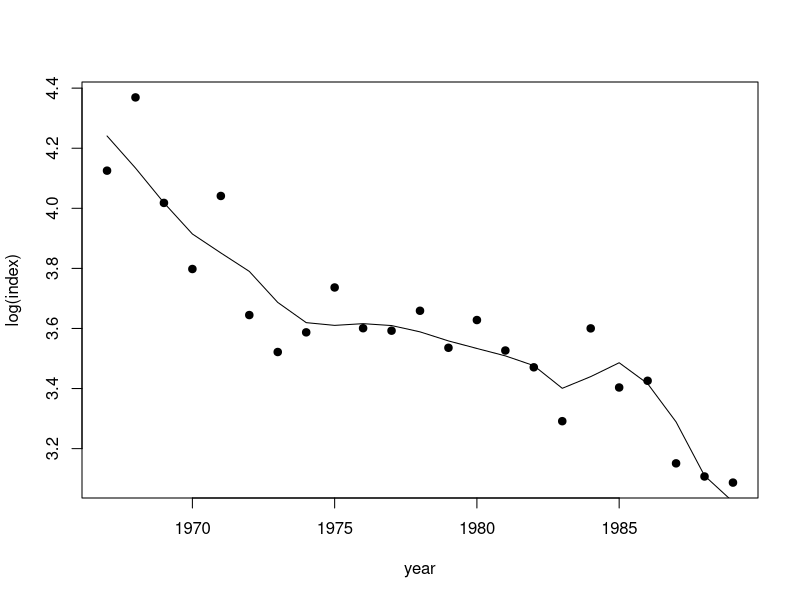
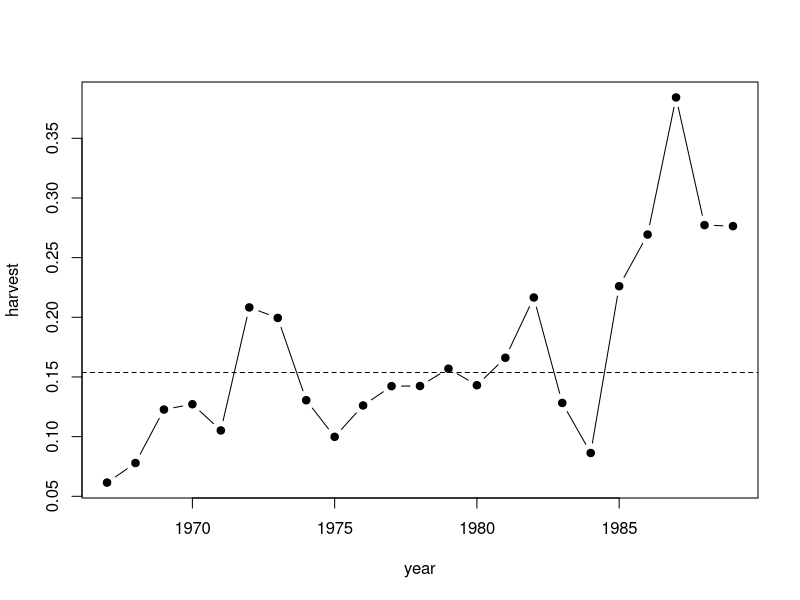
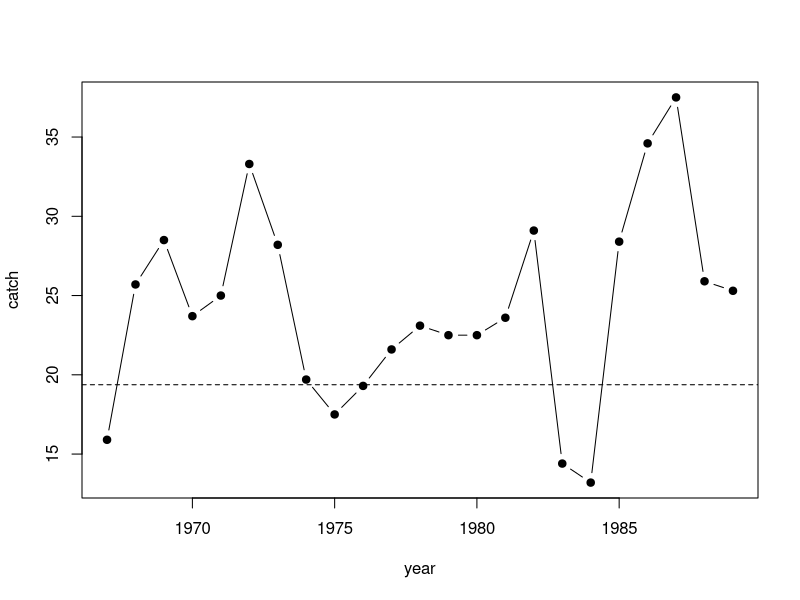
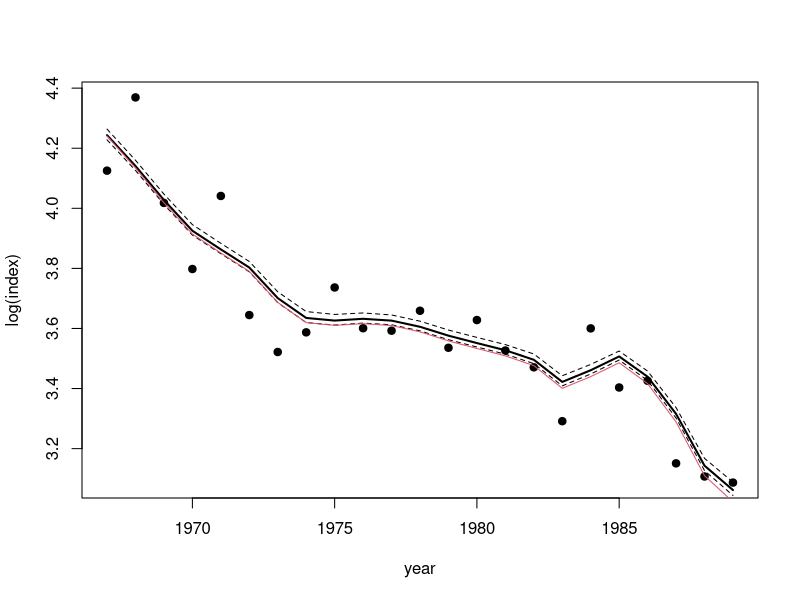
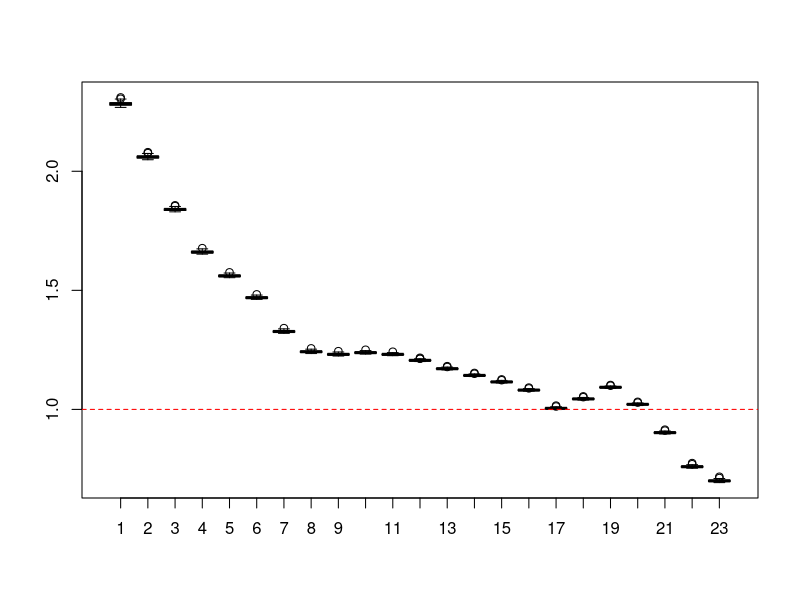
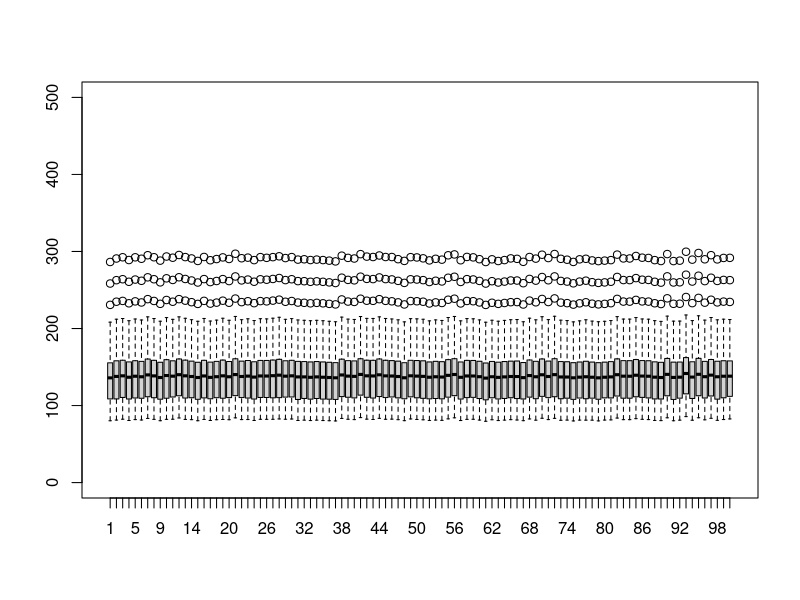

Write the R code that produced these figures, in order.
# SP_Steve - Biomass dynamics (aka Surplus Production)
# This script shows the steps followed to fit an biomass dynamic model to albacore

# Copyright 2011-12 Iago Mosqueira & Ernesto Jardim, EC JRC

#==============================================================================
# Load Albacore data from Polacheck, 1993.
#==============================================================================
alb <- read.table('R-demo/albacore.dat', sep='\t', header=TRUE)
attach(alb)

#==============================================================================
# Auxiliary functions
#==============================================================================

#------------------------------------------------------------------------------
# sp.sc
#   This function applies a Schaefer surplus production model and returns the log SS2
#   Estimated parameters are r, K, q (renamed Q for safety) and b0 (virgin biomass).
#------------------------------------------------------------------------------

sp.sc <- function(params, index=index){
  r <- params[1]
  K <- params[2]
  b0 <- params[3]
  Q <- params[4]

  biomass <- rep(b0, length(catch))

  for(y in seq(2, length(catch))){
    biomass[y] <- max(biomass[y-1] + biomass[y-1] * r - (r/K) * biomass[y-1]^2 - catch[y-1], 1e-4)
  }
  return(sum(log(index/(Q*biomass))^2))
}

#------------------------------------------------------------------------------
# getBiomass
#   This function computes biomass from catch considering a Schaefer surplus
#   production model
#------------------------------------------------------------------------------

getBiomass <- function(r, K, b0, catch){
  biomass <- rep(b0, length(catch))

  for(y in seq(2, length(catch))){
    biomass[y] <- max(biomass[y-1] + biomass[y-1] * r - (r/K) * biomass[y-1]^2 - catch[y-1], 1e-4)
  }
  return(biomass)
}


#==============================================================================
# Modeling
#==============================================================================

#------------------------------------------------------------------------------
# We call optim(), using the 'L-BFGS-B' methods, that allows bounds to be defined.
#   starting values: r=0.5, K = max(catch) * 10, B0 = max(catch) * 10, q = 0.25.
#   bounds: 1e-8 > r < 1, max(catch) > K < Inf, max(catch) > Q < Inf, 1e-8 < q > 1e5
#------------------------------------------------------------------------------

res <- optim(c(0.5, max(catch)*10, max(catch)*10, 0.25), sp.sc,
  method="L-BFGS-B",
  lower=c(1e-8, max(catch), max(catch), 1e-8),
  upper=c(1, Inf, Inf, 1e5),
  control=list(trace=1, parscale=c(0.5, max(catch)*10, max(catch)*10, 0.25)),
  index=index)

# results
r <- res$par[1]
K <- res$par[2]
b0 <- res$par[3]
Q <- res$par[4]

biomass <- getBiomass(r, K, b0, catch)

#------------------------------------------------------------------------------
# diagnostics
#------------------------------------------------------------------------------

# plot CPUE fit
plot(year, log(index), pch=19)
lines(year, log(Q*biomass))

effort <- catch/index
harvest <- Q*effort

Fmsy <- r/2
Bmsy <- K/2
MSY <- Fmsy * Bmsy

# plot fishing mortality
plot(year, harvest, type='b', pch=19)
  abline(Fmsy, 0, lty=2)

# plot catch vs. MSY
plot(year, catch, type='b', pch=19)
  abline(MSY, 0, lty=2)

resid <- log(index/(Q*biomass))

#==============================================================================
# Bootstrap - compute confidence intervals
#==============================================================================

# number of iterations
iter <- 100

# matrix for bootstraped residuals
boot <- matrix(NA, nrow=iter, ncol=length(resid))
for(i in 1:iter)
  # fill up each row by resampling with replacement
  boot[i,] <- sample(resid, replace=TRUE)

# calculate indices as exp(x) + Q * biomass
boot <- apply(boot, 1, function(x) exp(x) + Q * biomass)

# matrix for estimated parameters
params <- matrix(NA, ncol=4, nrow=iter,
  dimnames=list(iter=1:iter, params=c('r', 'K', 'B0', 'q')))

# matrix for biomass
bioms <- matrix(NA, ncol=23, nrow=iter,
  dimnames=list(iter=1:iter, year=1:23))

# fit models with bootstraped indices
for(i in 1:iter)
{
  cat("------ iter: ", i, "------\n")
  params[i,] <- optim(c(0.5, max(catch)*10, max(catch)*10, 0.25), sp.sc,
  method="L-BFGS-B", lower=c(1e-8, max(catch), max(catch), 1e-8),
  upper=c(1, Inf, Inf, 1e5), control=list(trace=1, parscale=c(0.5, max(catch)*10,
  max(catch)*10, 0.25)), index=boot[,i])$par

  # and calculate biomasses
  bioms[i,] <- getBiomass(params[i,1],params[i,2],params[i,3],catch)
}

# plot boostrap results
plot(year, log(index), pch=19)
lines(year, apply(log(Q*bioms), 2, quantile, 0.025), lty=2)
lines(year, apply(log(Q*bioms), 2, median), lwd=2)
lines(year, apply(log(Q*bioms), 2, quantile, 0.975), lty=2)
lines(year, log(Q*biomass), col=2)

# B/Bmsy
BoBmsy <- apply(bioms,2,function(x)x/(params[,"K"]/2))
boxplot(BoBmsy)
abline(1,0, lty=2, col="red")

# projection
newcatch <- c(catch, rep(13.2,10))
newbioms <- apply(params, 1, function(x) getBiomass(x[1],x[2],x[3],newcatch))
newbioms <- t(newbioms)
sum(newbioms[,33]/(params[,"K"]/2) > 1)/1000
boxplot(t(newbioms), ylim=c(0, 500))

